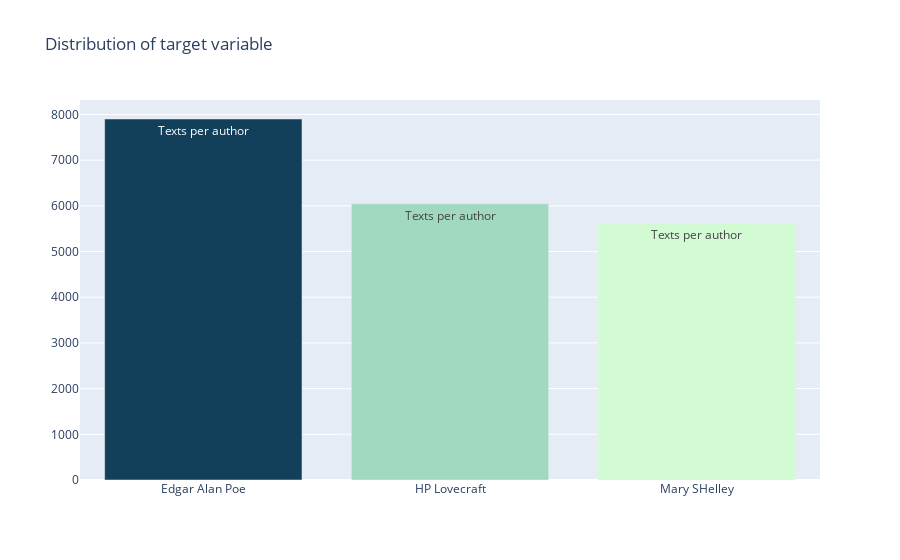

This figure's notebook cell:
### Code cell
n = {'EAP': 'Edgar Alan Poe', 'HPL':'HP Lovecraft', 'MWS':'Mary SHelley'}

data = [go.Bar(
            x = df.author.map(n).unique(),
            y = df.author.value_counts().values,
            marker = dict(colorscale = 'darkmint',
                         color = df.author.value_counts().values
                        ),
            text ='Texts per author'
    )]

layout = go.Layout(
    title = 'Distribution of target variable'
)

fig = go.Figure(data = data, layout = layout)

py.iplot(fig, filename='basic-bar')

### Figure 1 — Plotly figure (JSON) as saved in the notebook; plotly's stock layout.template omitted (floating-point values rounded to 4 significant figures)
{"data": [{"marker": {"color": [7900, 6044, 5635], "colorscale": [[0, "rgb(210, 251, 212)"], [0.1667, "rgb(165, 219, 194)"], [0.3333, "rgb(123, 188, 176)"], [0.5, "rgb(85, 156, 158)"], [0.6667, "rgb(58, 124, 137)"], [0.8333, "rgb(35, 93, 114)"], [1, "rgb(18, 63, 90)"]]}, "text": "Texts per author", "type": "bar", "x": ["Edgar Alan Poe", "HP Lovecraft", "Mary SHelley"], "y": [7900, 6044, 5635]}], "layout": {"title": {"text": "Distribution of target variable"}}}
